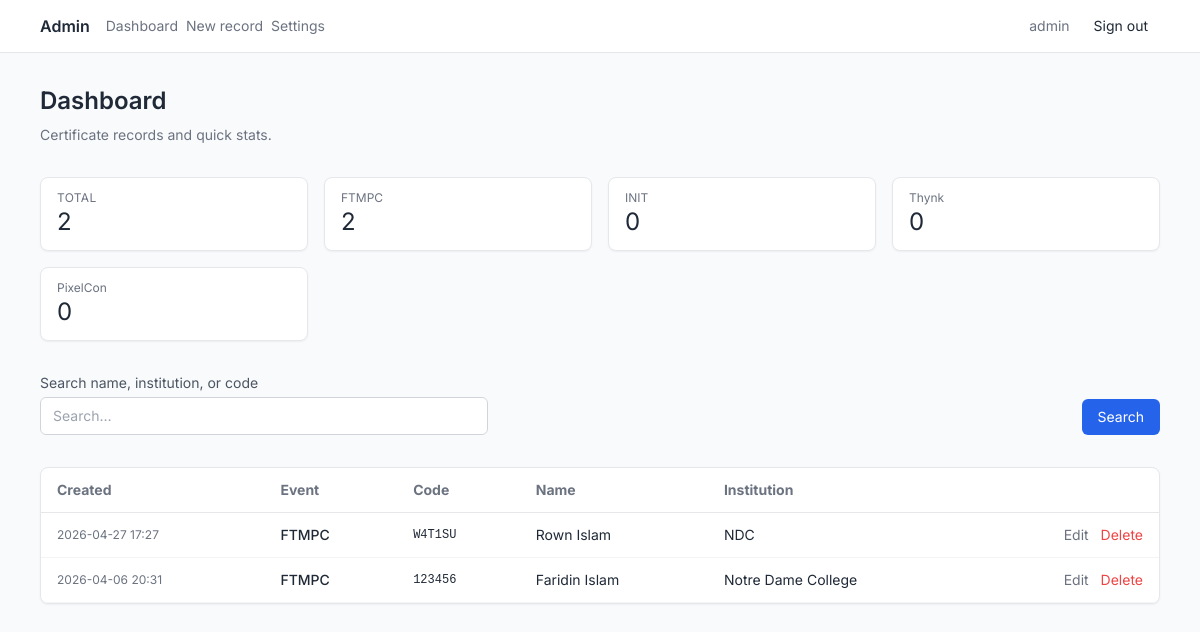
/admin/?page=1&q=&sort=event&order=desc (signed in), run on the app's committed database.
### app/models.py (models this page shows)
class Admin(db.Model):
    __tablename__ = "admins"
    id = db.Column(db.Integer, primary_key=True)
    username = db.Column(db.String(128), nullable=False, unique=True, index=True)
    password_hash = db.Column(db.String(256), nullable=False)
    api_token_hash = db.Column(db.String(256), nullable=True)
    api_token_created_at = db.Column(db.DateTime(timezone=True), nullable=True)

class Certificate(db.Model):
    __tablename__ = "certificates"
    id = db.Column(db.Integer, primary_key=True)
    event = db.Column(db.String(64), nullable=False, index=True)
    verification_code = db.Column(db.String(6), nullable=False)
    name = db.Column(db.String(256), nullable=False)
    institution = db.Column(db.String(256), nullable=False)
    segment = db.Column(db.String(256), nullable=False)
    prize_place = db.Column(db.String(256), nullable=False)
    installment = db.Column(db.String(256), nullable=False)
    created_at = db.Column(db.DateTime(timezone=True), nullable=False)
    __table_args__ = (
        db.UniqueConstraint("event", "verification_code", name="uix_event_verification_code"),
        db.Index("idx_verification_code", "verification_code"),
    )

### app/routes/admin.py (the view)
@bp.route("/")
@login_required
def dashboard():
    page = max(1, request.args.get("page", 1, type=int))
    sort = request.args.get("sort", "created_at")
    order = request.args.get("order", "desc")
    search = request.args.get("q", "", type=str)
    sort_dir = -1 if order == "desc" else 1
    rows, total = m.certificate_list_paginated(
        page=page,
        per_page=Config.PER_PAGE,
        sort_field=sort,
        sort_dir=sort_dir,
        search=search or None,
    )
    stats = m.certificate_stats()
    pages = (total + Config.PER_PAGE - 1) // Config.PER_PAGE if total else 1
    return render_template(
        "admin/dashboard.html",
        rows=rows,
        page=page,
        pages=pages,
        total=total,
        sort=sort,
        order=order,
        q=search or "",
        stats=stats,
        events=Config.EVENTS,
    )

### app/auth.py (called while the page is built)
def load_user(user_id: str) -> AdminUser | None:
    doc = m.admin_get_by_id(user_id)
    if not doc:
        return None
    return AdminUser(doc)

### app/models.py (called while the page is built, shortened)
def _certificate_to_dict(cert: Certificate) -> dict[str, Any]:
    return {
        "_id": str(cert.id),
        "event": cert.event,
        "verification_code": cert.verification_code,
        "name": cert.name,
        "institution": cert.institution,
        "segment": cert.segment,
        "prize_place": cert.prize_place,
        "installment": cert.installment,
        "created_at": cert.created_at,
    }

def _admin_to_dict(admin: Admin) -> dict[str, Any]:
    return {
        "_id": str(admin.id),
        "username": admin.username,
        "password_hash": admin.password_hash,
        "api_token_hash": admin.api_token_hash,
        "api_token_created_at": admin.api_token_created_at,
    }

def certificate_list_paginated(
    page: int,
    per_page: int,
    sort_field: str,
    sort_dir: int,
    search: str | None,
) -> tuple[list[dict], int]:
    query = Certificate.query
    total = query.count()
    allowed_sort = {
        "created_at": Certificate.created_at,
        "event": Certificate.event,
        "name": Certificate.name,
        "verification_code": Certificate.verification_code,
    }
    sort_column = allowed_sort.get(sort_field, Certificate.created_at)
    sort_column = sort_column.desc() if sort_dir == -1 else sort_column.asc()
    rows = query.order_by(sort_column).offset((page - 1) * per_page).limit(per_page).all()
    return [_certificate_to_dict(row) for row in rows], total

def certificate_stats() -> dict[str, Any]:
    total = Certificate.query.count()
    counts = (
        db.session.query(Certificate.event, func.count(Certificate.id))
        .group_by(Certificate.event)
        .all()
    )
    by_event = {event: count for event, count in counts}
    return {"total": total, "by_event": by_event}

def admin_get_by_id(user_id: str) -> dict | None:
    try:
        admin_id = int(user_id)
    except ValueError:
        return None
    admin = Admin.query.get(admin_id)
    return _admin_to_dict(admin) if admin else None

### app/templates/admin/dashboard.html (shortened to what this page needs)
{% extends "admin/base.html" %}
{% block admin_body %}
  <div class="space-y-8 step-enter">
    <div>
      <h1 class="text-2xl font-semibold text-gray-800 mb-2">Dashboard</h1>
      <p class="text-gray-500 text-sm">Certificate records and quick stats.</p>
    </div>
    <div class="grid grid-cols-1 sm:grid-cols-2 lg:grid-cols-4 gap-4">
      <div class="bg-white shadow-sm border border-gray-200 rounded-lg px-4 py-3">
        <div class="text-gray-500 text-xs uppercase tracking-wide">Total</div>
        <div class="text-2xl text-gray-800">{{ stats.total }}</div>
      </div>
      {% for ev in events %}
        <div class="bg-white shadow-sm border border-gray-200 rounded-lg px-4 py-3">
          <div class="text-gray-500 text-xs">{{ ev }}</div>
          <div class="text-2xl text-gray-800">{{ stats.by_event.get(ev, 0) }}</div>
        </div>
      {% endfor %}
    </div>
    <form
      method="get"
      action="{{ url_for('admin.dashboard') }}"
      class="flex flex-col sm:flex-row gap-3 items-stretch sm:items-end"
    >
      <div class="flex-1">
        <label class="block text-sm text-gray-600 mb-1">Search name, institution, or code</label>
        <input
          type="search"
          name="q"
          value="{{ q }}"
          class="w-full max-w-md px-3 py-2 border border-gray-300 rounded-md text-sm focus:outline-none focus:ring-2 focus:ring-blue-500"
          placeholder="Search…"
        />
      </div>
      <button type="submit" class="px-4 py-2 bg-blue-600 text-white rounded-md hover:bg-blue-700 transition-colors text-sm">Search</button>
    </form>
    <div class="overflow-x-auto rounded-lg border border-gray-200 bg-white shadow-sm">
      <table class="w-full text-sm">
        <thead>
          <tr class="text-gray-500 border-b border-gray-200">
            <th class="text-left px-4 py-3">
              {% if sort == 'created_at' %}
                {% set noc = 'asc' if order == 'desc' else 'desc' %}
              {% else %}
                {% set noc = 'desc' %}
              {% endif %}
              <a
                class="hover:text-blue-600"
                href="{{ url_for('admin.dashboard', page=1, q=q, sort='created_at', order=noc) }}"
                >Created</a
              >
            </th>
            <th class="text-left px-4 py-3">
              {% if sort == 'event' %}
                {% set noe = 'asc' if order == 'desc' else 'desc' %}
              {% else %}
                {% set noe = 'asc' %}
              {% endif %}
              <a
                class="hover:text-blue-600"
                href="{{ url_for('admin.dashboard', page=1, q=q, sort='event', order=noe) }}"
                >Event</a
              >
            </th>
            <th class="text-left px-4 py-3">
              {% if sort == 'verification_code' %}
                {% set nov = 'asc' if order == 'desc' else 'desc' %}
              {% else %}
                {% set nov = 'asc' %}
              {% endif %}
              <a
                class="hover:text-blue-600"
                href="{{ url_for('admin.dashboard', page=1, q=q, sort='verification_code', order=nov) }}"
                >Code</a
              >
            </th>
            <th class="text-left px-4 py-3">
              {% if sort == 'name' %}
                {% set non = 'asc' if order == 'desc' else 'desc' %}
              {% else %}
                {% set non = 'asc' %}
              {% endif %}
              <a
                class="hover:text-blue-600"
                href="{{ url_for('admin.dashboard', page=1, q=q, sort='name', order=non) }}"
                >Name</a
              >
            </th>
            <th class="text-left px-4 py-3">Institution</th>
            <th class="text-right px-4 py-3"></th>
          </tr>
        </thead>
        <tbody>
          {% for row in rows %}
            <tr class="border-b border-gray-100 hover:bg-gray-50">
              <td class="whitespace-nowrap text-xs text-gray-500 px-4 py-3">
                {{ row.created_at.strftime('%Y-%m-%d %H:%M') if row.created_at else '—' }}
              </td>
              <td class="font-medium px-4 py-3">{{ row.event }}</td>
              <td class="font-mono text-xs px-4 py-3">{{ row.verification_code }}</td>
              <td class="px-4 py-3">{{ row.name }}</td>
              <td class="max-w-[12rem] truncate px-4 py-3" title="{{ row.institution }}">
                {{ row.institution }}
              </td>
              <td class="text-right whitespace-nowrap px-4 py-3">
                <a
                  href="{{ url_for('admin.certificate_edit', oid=row._id) }}"
                  class="text-sm text-gray-500 hover:text-blue-600"
                  >Edit</a
                >
                <form
                  method="post"
                  action="{{ url_for('admin.certificate_delete', oid=row._id) }}"
                  class="inline ml-2"
                  onsubmit="return confirm('Delete this record?');"
                >
                  <button type="submit" class="text-sm text-red-500 hover:text-red-700">Delete</button>
                </form>
              </td>
            </tr>
          {% else %}
            <tr>
              <td colspan="6" class="text-center text-gray-500 py-8">No records yet.</td>
            </tr>
          {% endfor %}
        </tbody>
      </table>
    </div>
  </div>
{% endblock %}

### app/templates/admin/base.html (shortened to what this page needs)
{% extends "base.html" %}
{% block body %}
  <div class="min-h-screen flex flex-col bg-gray-50">
    <header
      class="border-b border-gray-200 bg-white/90 backdrop-blur-sm sticky top-0 z-20"
    >
      <div class="max-w-6xl mx-auto px-4 py-3 flex flex-wrap items-center justify-between gap-3">
        <div class="flex items-center gap-4">
          <a href="{{ url_for('admin.dashboard') }}" class="font-semibold text-gray-800"
            >Admin</a
          >
          <nav class="flex gap-2 text-sm">
            <a
              href="{{ url_for('admin.dashboard') }}"
              class="text-gray-500 hover:text-blue-600 transition-all duration-300"
              >Dashboard</a
            >
            <a
              href="{{ url_for('admin.certificate_new') }}"
              class="text-gray-500 hover:text-blue-600 transition-all duration-300"
              >New record</a
            >
            <a
              href="{{ url_for('admin.settings') }}"
              class="text-gray-500 hover:text-blue-600 transition-all duration-300"
              >Settings</a
            >
          </nav>
        </div>
        <div class="flex items-center gap-3 text-sm">
          {% if current_user.is_authenticated %}
            <span class="text-gray-500">{{ current_user.username }}</span>
            <a href="{{ url_for('admin.logout') }}" class="px-3 py-1 text-sm hover:bg-gray-100 rounded">Sign out</a>
          {% endif %}
        </div>
      </div>
    </header>
    <main class="flex-1 max-w-6xl w-full mx-auto px-4 py-8">
      {% block admin_body %}{% endblock %}
    </main>
  </div>
{% endblock %}

### app/static/css/app.css (style rules this page uses)
:root { --color-primary: #2563EB; --color-background-dark: #FFFFFF; --color-surface-dark: #F3F4F6; --color-text-muted: #6B7280; --color-background-light: #FFFFFF; --color-surface-light: #F9FAFB; --color-accent: #2563EB; --color-muted-strong: #9CA3AF; }
.step-enter { animation: step-enter 0.45s ease-out both; }

### data on the page
Admin: username "admin"
Certificate: event "FTMPC", by_event.get "2", created_at "2026-04-27 17:27", verification_code "W4T1SU", name "Rown Islam", institution "NDC"
Certificate: created_at "2026-04-06 20:31", event "FTMPC", verification_code "123456", name "Faridin Islam", institution "Notre Dame College"

### other printed values
{{ stats.total }} "2"
{{ ev }} "INIT" "Thynk" "PixelCon"
{{ stats.by_event.get(ev, 0) }} "0" "0" "0"
